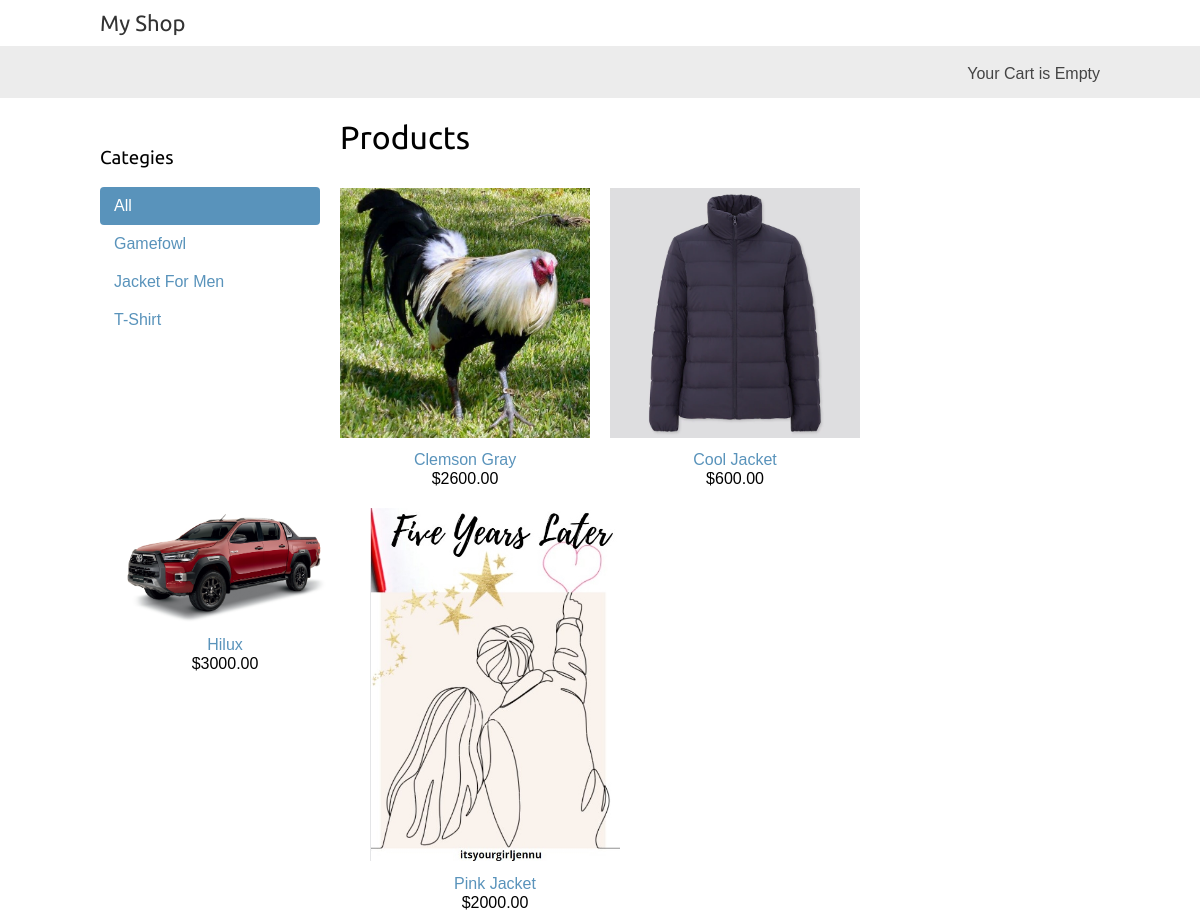
The page / on the database its author committed.
### shop/models.py (models this page shows, shortened)
class Category(models.Model):
    name = models.CharField(max_length=200)
    slug = models.SlugField(max_length=200)
    class Meta:
        ordering = ['name']
        indexes = [
            models.Index(fields=['name']),
            ]
        verbose_name= 'category'
        verbose_name_plural = 'categories'
    def get_absolute_url(self):
        return reverse('shop:product_list_by_category',args=[self.slug])

class Product(models.Model):
    category = models.ForeignKey(Category,related_name='products',on_delete=models.CASCADE)
    name = models.CharField(max_length=200)
    slug = models.SlugField(max_length=200)
    image = models.ImageField(upload_to='products/%Y/%m/%d',blank=True)
    description = models.TextField(blank=True)
    price = models.DecimalField(max_digits=10,decimal_places=2)
    available = models.BooleanField(default=True)
    created = models.DateTimeField(auto_now_add=True)
    updated = models.DateTimeField(auto_now=True)
    class Meta:
        ordering = ['name']
        indexes = [
            models.Index(fields=['id','slug']),
            models.Index(fields=['name']),
            models.Index(fields=['-created'])
        ]
    def get_absolute_url(self):
        return reverse('shop:product_detail',args=[self.id,self.slug])

### shop/views.py (the view)
# urls.py: path('',views.product_list,name='product_list'),
def product_list(request , category_slug=None):
    category = None
    categories = Category.objects.all()
    products = Product.objects.filter(available=True)
    if category_slug:
        category = get_object_or_404(Category,slug=category_slug)
        products = products.filter(category=category)
    context = {
        'category':category,
        'categories':categories,
        'products':products
    }
    return render(request,'shop/product/list.html',context)

### cart/cart.py (called while the page is built)
    def __len__(self):
        return sum(item['quantity'] for item in self.cart.values())

### cart/context_processors.py (called while the page is built)
def cart(request):
    return {'cart':Cart(request)}

### shop/templates/shop/product/list.html (shortened to what this page needs)
{% extends 'shop/base.html'%}
{% load static %}
{% block content %}
<div id="sidebar">
    <h3>Categies</h3>
    <ul>
        <li {% if not category %} class="selected" {% endif %}>
            <a href="{% url 'shop:product_list'%}">All</a>
        </li>
        {% for c in categories %}
        <li {% if category.slug == c.slug %} class="selected" {% endif %}>
            <a href="{{c.get_absolute_url}}">{{c.name}}</a>
        </li>
        {% endfor %}
    </ul>
</div>
<div id="main-class" class="product-list">
    <h1>
        {% if category %}
        {{category.name}}
        {% else %}
        Products
        {% endif %}
    </h1>
    {% for product in products %}
    <div class="item">
        <a href="{{product.get_absolute_url}}">
        <img src="{{product.image.url}}" width='200px'alt="">
        </a>
        <a href="{{product.get_absolute_url}}">{{product.name}}</a>
        <br>
        ${{product.price}}
    </div>
    {% endfor %}
</div>
{% endblock %}

### shop/templates/shop/base.html (shortened to what this page needs)
{% load static %}
<!DOCTYPE html>
<html lang="en">
<head>
    <link rel="stylesheet" href="{% static 'css/base.css'%}">
</head>
<body>
    <div id="header">
        <a href="/" class="logo">My Shop</a>
    </div>
    <div id="subheader">
        <div class="cart">
            {% with total_items=cart|length %}
            {% if total_items > 0 %}
            Your Cart:
            <a href="{% url 'cart:cart_detail'%}">
                {{total_items}} item {{total_items|pluralize}} ,${{cart.get_total_price}}
            </a>
            {% elif not order %}
            Your Cart is Empty
            {% endif %}
            {% endwith %}
        </div>
    </div>
    <div id="content">
        {% block content %}
        {% endblock %}
    </div>
</body>
</html>

### shop/static/css/base.css (style rules this page uses)
body { margin:0; padding:0; font-family:helvetica, sans-serif; }
h1, h2, h3, h4, h5 , h6 { font-family: 'Ubuntu', sans-serif; font-weight:normal; }
a { text-decoration:none; color:#5993bb; }
#header { padding:10px 100px; font-size:18px; overflow:auto; }
#subheader { background:#ececec; color:#444; padding:15px 100px; overflow:auto; }
#header .logo { font-family: 'Ubuntu', sans-serif; float:left; color:#333; font-size:22px; margin-right:10%; }
#subheader .cart { float:right; padding-top:4px; }
#content { padding:0 100px; overflow:hidden; }
#sidebar { width:220px; padding:30px 20px 0 0; float:left; }
#sidebar ul { margin:0; padding:0; }
#sidebar ul li { margin:0; list-style:none; padding:10px 14px; }
#sidebar ul li a { display:block; }
#sidebar ul li.selected { background:#5993bb; border-radius:4px; }
#sidebar ul li.selected a { color:#fff; }
.product-list .item { width:25%; padding:10px 20px 10px 0; float:left; text-align:center; line-height:1.2; }
.product-list .item img { width:100%; margin-bottom:8px; }

### rows shown on the page
Category: name "Gamefowl"
Category: name "Jacket For Men"
Category: name "T-Shirt"
Product: image (picture), name "Clemson Gray", price "2600.00"
Product: image (picture), name "Cool Jacket", price "600.00"
Product: image (picture), name "Hilux", price "3000.00"
Product: image (picture), name "Pink Jacket", price "2000.00"
